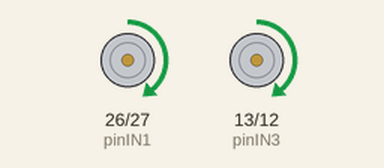
This sketch was run on a simulated ESP32. On the bench: motor-driver pin pairs drawn as motors (green arrow = first pin HIGH = forward, orange = second pin HIGH = backward, longer = more drive, scaled by the enable pin).

Above: at 1.5 s.
At 4.5 s:
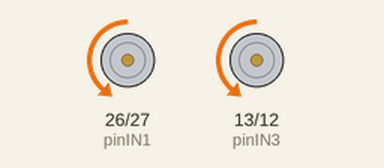
Timing chart, 0 to 7.8 s (numbered marks = the images above):
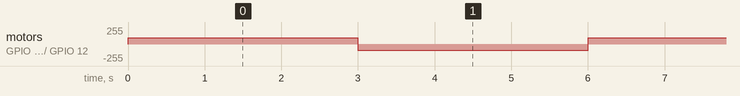

The sketch:

inicial.ino
```cpp
#include <Arduino.h>

const int pinIN1 = 26;
const int pinIN2 = 27;
const int pinENA = 25;

const int pinIN3 = 13;
const int pinIN4 = 12;
const int pinENB = 14;

void setup() {
  // Configurar los pines como salidas
  pinMode(pinIN1, OUTPUT);
  pinMode(pinIN2, OUTPUT);
  pinMode(pinENA, OUTPUT);

  pinMode(pinIN3, OUTPUT);
  pinMode(pinIN4, OUTPUT);
  pinMode(pinENB, OUTPUT);

  // Configurar el canal PWM, frecuencia y resolución
  ledcSetup(0, 1000, 8);  // Canal 0, frecuencia 1kHz, 8 bits de resolución
  ledcSetup(1, 1000, 8);  // Canal 1, frecuencia 1kHz, 8 bits de resolución
  ledcAttachPin(pinENA, 0);  // Asociar el pinENA al canal 0
  ledcAttachPin(pinENB, 1);  // Asociar el pinENB al canal 1
}

void loop() {
  // Rotación en sentido horario (CW) a baja velocidad
  digitalWrite(pinIN1, HIGH);
  digitalWrite(pinIN2, LOW);
  digitalWrite(pinIN3, HIGH);
  digitalWrite(pinIN4, LOW);
  ledcWrite(0, 96);  // PWM a mitad de velocidad (128 de 255)
  ledcWrite(1, 96);  // PWM a mitad de velocidad (128 de 255)
  delay(3000);  // Esperar 3 segundos

  // Rotación en sentido antihorario (CCW) a baja velocidad
  digitalWrite(pinIN1, LOW);
  digitalWrite(pinIN2, HIGH);
  digitalWrite(pinIN3, LOW);
  digitalWrite(pinIN4, HIGH);
  ledcWrite(0, 96);  // PWM a mitad de velocidad
  ledcWrite(1, 96);  // PWM a mitad de velocidad
  delay(3000);  // Esperar 3 segundos

}
```

Measured:
- by itself, motor on GPIO 26 (pinIN1) / GPIO 27 (pinIN2), motor on GPIO 13 (pinIN3) / GPIO 12 (pinIN4): alternates forward 96/255 for 3.0 s and backward 96/255 for 3.0 s
